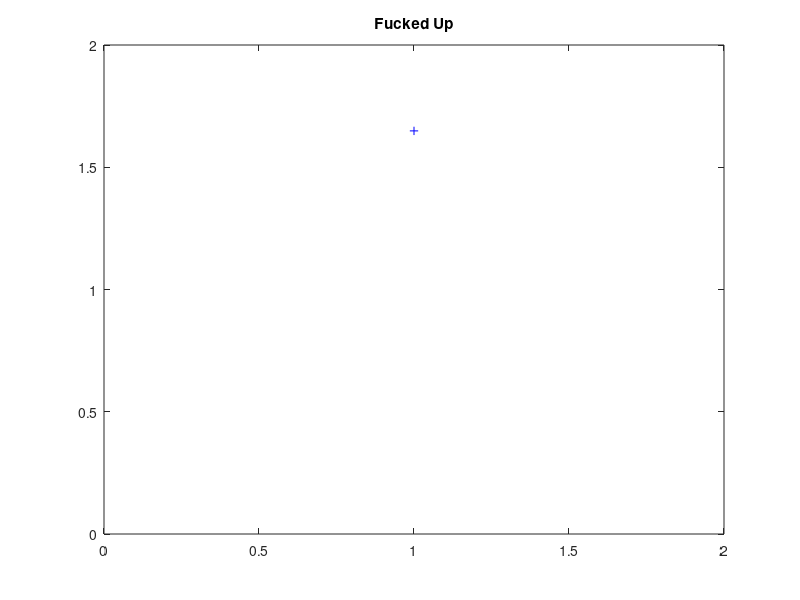

Reproduce this figure in MATLAB.
%Eular's methods ODE
%f(x) =x^2 dydx = 2*x

%Not Used f(x) =x^2 dydx = 2*x
%Not used dy/dx = x*y = f(x,y)
%Not used dy = dx(x*y) = h*f=f(x*y)

dy = @(x,y) x*y;
f = @(x) exp(x^2 /2 );


x0 =0;    %Domain begin
xn = 1;   %Domain end
y = 1;     %y(0)=1
h = 0.1;  %stepsize%try 0.5 the 0.1 then 0.01

fprintf (' x    \t\t   y (Eular)  \t  y (analitcal)  \n') %data table header
fprintf (' %f  \t  %f\t  %f\n'     , x0 , y , f(x0) ); %First Row of table (ics)

for x = x0 : h : xn - h
      y = y + dy(x,y)*h;
      x = x + h;
      fprintf (' %f  \t  %f\t  %f\n' , x , y , f(x) );
end

%xlim([0 10])%ylim([-5 5]) After Plot

plot(x,f(x),'b+')

title('Fucked Up')
xlim([0 2])
ylim([0 2])
